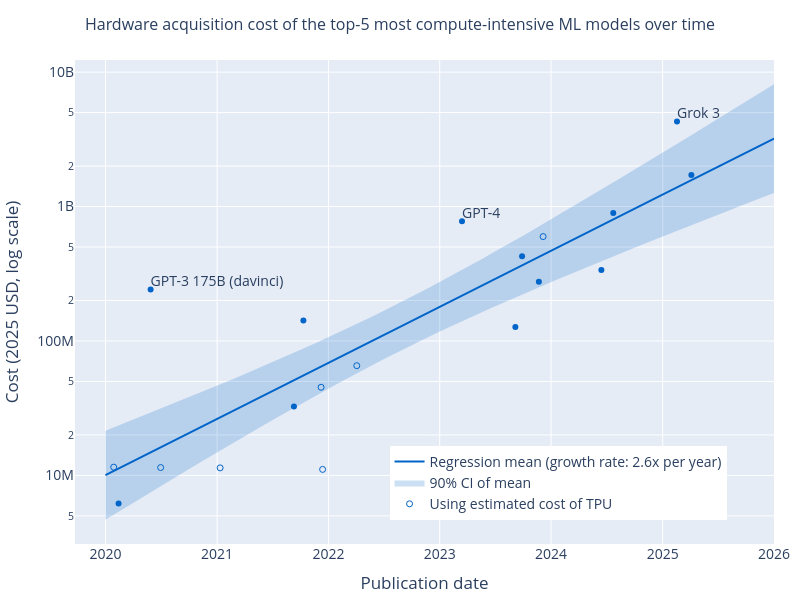

Notebook cell for this chart:
### Code cell
label_systems = ['VGG16', 'Xception', 'GPT-3 175B (davinci)', 'GPT-4', 'Grok 3']

tpu_mask = cost_df['Training hardware'].str.contains('TPU', na=False)
tpu_cost_df = cost_df.loc[tpu_mask]
gpu_cost_df = cost_df.loc[~tpu_mask]

fig = go.Figure()

fig.add_trace(go.Scatter(
    x=gpu_cost_df['Publication date'],
    y=gpu_cost_df['Cost (inflation-adjusted)'],
    text=gpu_cost_df['Model'],
    mode='markers',
    showlegend=False,
))
fig.update_yaxes(type='log')
fig.add_trace(go.Scatter(
    x=tpu_cost_df['Publication date'],
    y=tpu_cost_df['Cost (inflation-adjusted)'],
    text=tpu_cost_df['Model'],
    mode='markers',
    marker_symbol='circle-open' if estimation_method != 'cloud' else 'circle',
    name='Using estimated cost of TPU' if estimation_method != 'cloud' else '',
    showlegend=estimation_method != 'cloud',
))
fig.add_trace(go.Scatter(
    x=gpu_cost_df.loc[gpu_cost_df['Model'].isin(label_systems)]['Publication date'],
    y=gpu_cost_df.loc[gpu_cost_df['Model'].isin(label_systems)]['Cost (inflation-adjusted)'],
    text=gpu_cost_df.loc[gpu_cost_df['Model'].isin(label_systems)]['Model'],
    mode='text',
    showlegend=False,
))
fig.add_trace(go.Scatter(
    x=tpu_cost_df.loc[tpu_cost_df['Model'].isin(label_systems)]['Publication date'],
    y=tpu_cost_df.loc[tpu_cost_df['Model'].isin(label_systems)]['Cost (inflation-adjusted)'],
    text=tpu_cost_df.loc[tpu_cost_df['Model'].isin(label_systems)]['Model'],
    mode='text',
    showlegend=False,
))

# Marker color
fig.update_traces(
    marker=dict(
        color='rgb(0,100,200)',
    ),
    selector=dict(mode='markers'),
)

# Shade in CI
fig.add_scatter(
    x=predicted_cost_df['Publication date'],
    y=10**predicted_cost_df['mean_ci_lower'],
    mode='lines',
    line=dict(width=0),
    showlegend=False,
)
fig.add_scatter(
    x=predicted_cost_df['Publication date'],
    y=10**predicted_cost_df['mean_ci_upper'],
    mode='lines',
    fill='tonexty',
    fillcolor='rgba(0,100,200,0.2)',
    line=dict(width=0),
    name='90% CI of mean',
)
fig.add_scatter(
    x=predicted_cost_df['Publication date'],
    y=10**predicted_cost_df['mean'],
    mode='lines',
    line=dict(color='rgb(0,100,200)'),
    name=f'Regression mean (growth rate: {10**reg_results.params[1]:.1f}x per year)',
)

fig.update_traces(textposition='top right')

# axis limits
# fig.update_xaxes(range=[pred_start_date, pred_end_date])
# fig.update_xaxes(range=['2010-01-01', '2026-01-01'])  # manual
# if estimation_method == 'hardware-acquisition':
#     fig.update_yaxes(range=[2, 10])
# else:
#     fig.update_yaxes(range=[1, 9])

# legend on bottom-right of the axes
fig.update_layout(
    legend=dict(
        x=0.45,
        y=0.05,
    )
)

# axis labels
fig.update_xaxes(title_text='Publication date')
fig.update_yaxes(title_text='Cost (2025 USD, log scale)')

# title
fig.update_layout(title_text=get_cost_plot_title(estimation_method, compute_threshold_method, compute_threshold))

# update size
fig.update_layout(
    autosize=False,
    width=800,
    height=600,
    title_font=dict(
        size=16,
    ),
    title_x=0.5,
)

# font size
fig.update_layout(
    font=dict(
        size=14,
    )
)

# margins
fig.update_layout(margin=dict(l=10, r=10, t=60, b=10))

print(f'Growth rate: {10**reg_results.params[1]:.6f}x per year')
print(f'90% CI: {10**reg_results.conf_int(alpha=0.1)[1][0]:.6f}x to {10**reg_results.conf_int(alpha=0.1)[1][1]:.6f}x')

save_plot(fig, results_dir, 'cost_regression')

fig.show()
